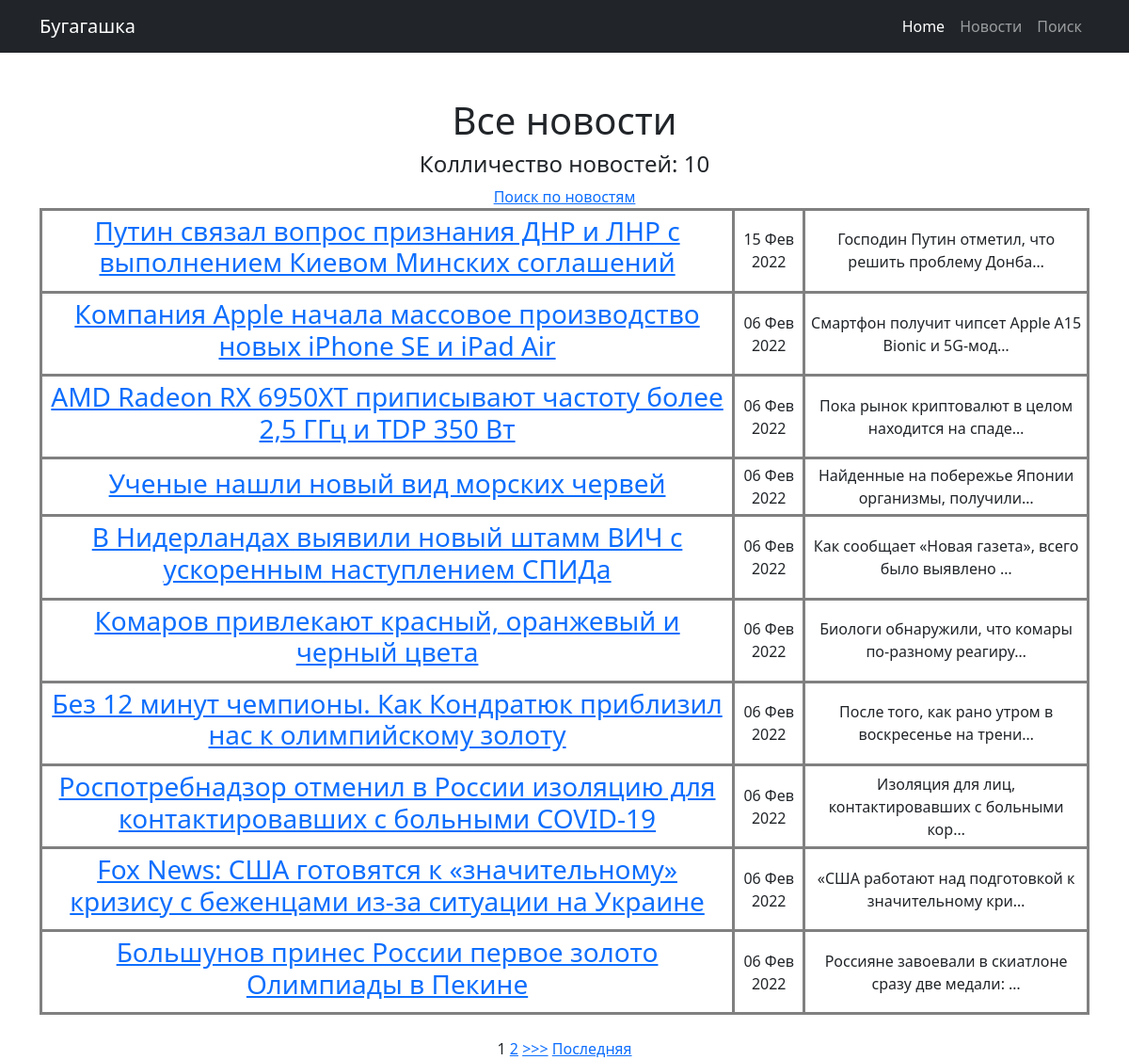
Page /news/ on the committed database.
### news/models.py (models this page shows, shortened)
class Post (models.Model):
    author = models.ForeignKey(Author, on_delete=models.CASCADE)
    NEWS = 'NW'
    ARTICLE = 'AR'
    CATEGORY_CHOICE = (
        (NEWS, 'Новость'),
        (ARTICLE, 'Статья')
    )
    categoryType = models.CharField(max_length=2, choices=CATEGORY_CHOICE, default=ARTICLE)
    dateCreation = models.DateTimeField(auto_now_add=True)
    postCategory = models.ManyToManyField(Category, through='PostCategory')
    title = models.CharField(max_length=128)
    text = models.TextField()
    rating = models.SmallIntegerField(default=0)

### news/views.py (the view)
# urls.py: path('', PostList.as_view()),
class PostList(ListView):
    model = Post
    template_name = 'posts.html'
    context_object_name = 'posts'
    queryset = Post.objects.order_by('-dateCreation')
    paginate_by = 10
    def get_context_data(self, **kwargs):
        context = super().get_context_data(**kwargs)
        context['is_authors'] = self.request.user.groups.filter(name='authors').exists()
        return context

### news/templatetags/my_filters.py (called while the page is built)
@register.filter(name='Censor')
def Censor(value):
    censor_list = ['стопслово', 'стопслово2', 'стопслово3', 'стопслово1', 'тест']
    list_words = value.split()
    for i in censor_list:
        for j in list_words:
            if j == i:
                a = list_words.index(j)
                list_words.remove(j)
                list_words.insert(a, '*' * len(j))
    return ' '.join(list_words)

### templates/posts.html (shortened to what this page needs)
{% extends 'default.html' %}
{% load my_filters %}
{% block content %}
        <h1>Все новости</h1>
        <h4>Колличество новостей: {{ posts|length }}</h4>
        <a href="/news/search/">Поиск по новостям</a>
    {% if posts %}
        <table>
        {% for post in posts %}
            <tr>
                <td>
                    <h3><a href="{% url 'post' post.id %}">{{ post.title|Censor }}</a></h3>
                </td>
                <td>
                    {{ post.dateCreation|date:'d M Y' }}
                </td>
                <td>
                    {{ post.text|truncatechars:50|Censor }}
                </td>
            </tr>
        {% endfor %}
        </table>
<br>
        {% if is_paginated %}
        {% for num in page_obj.paginator.page_range %}
            {% if page_obj.number == num %}
            <a>{{ num }}</a>
            {% elif num > page_obj.number|add:'-3' and num < page_obj.number|add:'3' %}
            <a href="?page={{ num }}">{{ num }}</a>
            {% endif %}
        {% endfor %}
        {% if page_obj.has_next %}
        <a href="?page={{ page_obj.next_page_number }}">>>></a>
        <a href="?page={{ page_obj.paginator.num_pages }}">Последняя</a>
        {% endif %}
    {% endif %}
    {% else %}
        <h1>Нет новостей</h1>
    {% endif %}
{% endblock content %}

### rows in the picture
Post: title|Censor "Путин связал вопрос признания ДНР и ЛНР с выполнением Киевом Минских соглашений", dateCreation "15 Фев 2022", text|Censor "Господин Путин отметил, что решить проблему Донба…"
Post: title|Censor "Компания Apple начала массовое производство новых iPhone SE и iPad Air", dateCreation "06 Фев 2022", text|Censor "Смартфон получит чипсет Apple A15 Bionic и 5G-мод…"
Post: title|Censor "AMD Radeon RX 6950XT приписывают частоту более 2,5 ГГц и TDP 350 Вт", dateCreation "06 Фев 2022", text|Censor "Пока рынок криптовалют в целом находится на спаде…"
Post: title|Censor "Ученые нашли новый вид морских червей", dateCreation "06 Фев 2022", text|Censor "Найденные на побережье Японии организмы, получили…"
Post: title|Censor "В Нидерландах выявили новый штамм ВИЧ с ускоренным наступлением СПИДа", dateCreation "06 Фев 2022", text|Censor "Как сообщает «Новая газета», всего было выявлено …"
Post: title|Censor "Комаров привлекают красный, оранжевый и черный цвета", dateCreation "06 Фев 2022", text|Censor "Биологи обнаружили, что комары по-разному реагиру…"
Post: title|Censor "Без 12 минут чемпионы. Как Кондратюк приблизил нас к олимпийскому золоту", dateCreation "06 Фев 2022", text|Censor "После того, как рано утром в воскресенье на трени…"
Post: title|Censor "Роспотребнадзор отменил в России изоляцию для контактировавших с больными COVID-19", dateCreation "06 Фев 2022", text|Censor "Изоляция для лиц, контактировавших с больными кор…"
Post: title|Censor "Fox News: США готовятся к «значительному» кризису с беженцами из-за ситуации на Украине", dateCreation "06 Фев 2022", text|Censor "«США работают над подготовкой к значительному кри…"
Post: title|Censor "Большунов принес России первое золото Олимпиады в Пекине", dateCreation "06 Фев 2022", text|Censor "Россияне завоевали в скиатлоне сразу две медали: …"

### other values in the picture
{{ posts|length }} "10"
{{ num }} "1"
{{ num }} "2"
